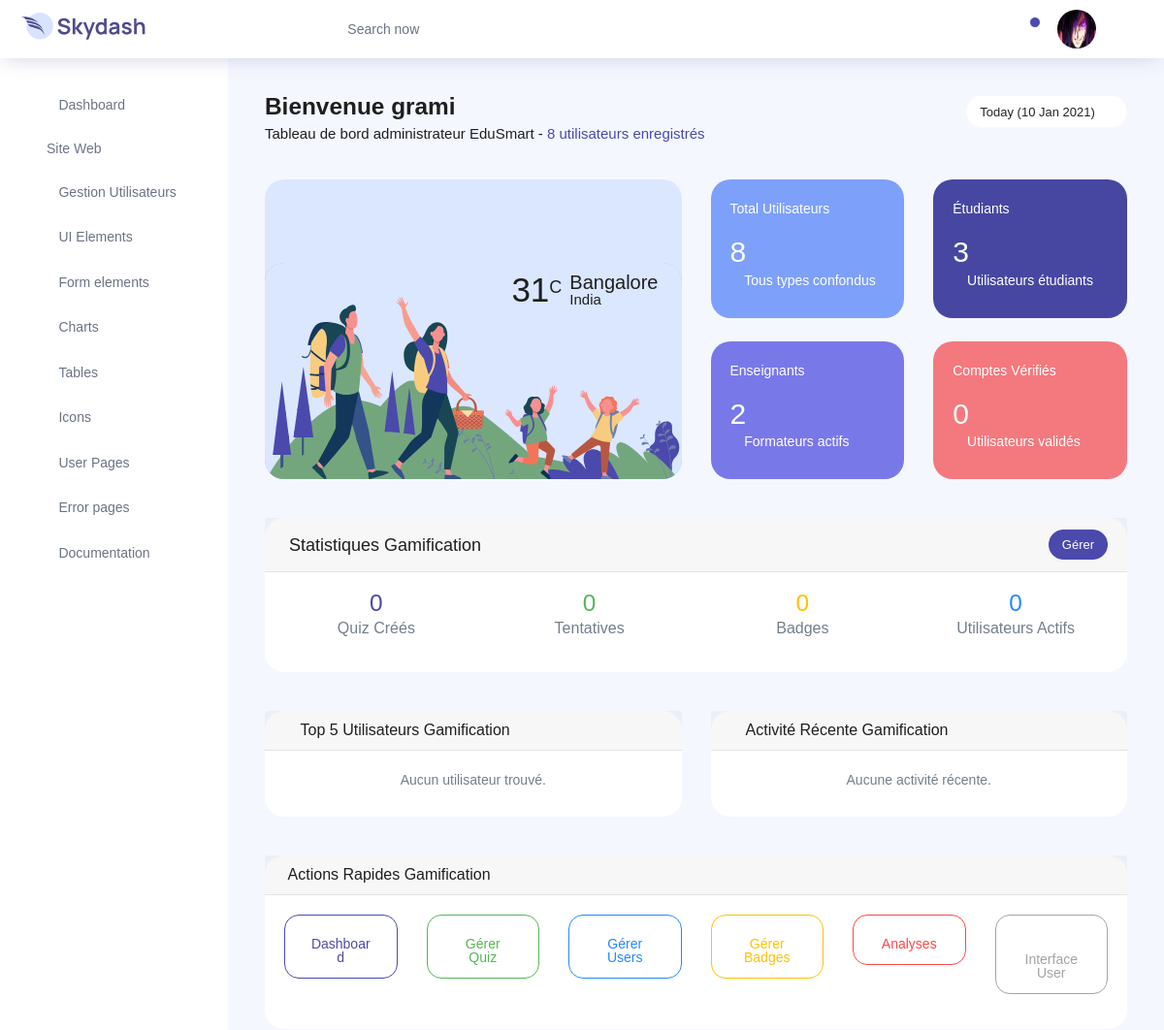
/dashboard/ (signed in, upper part), run on an earlier commit of the app's database.
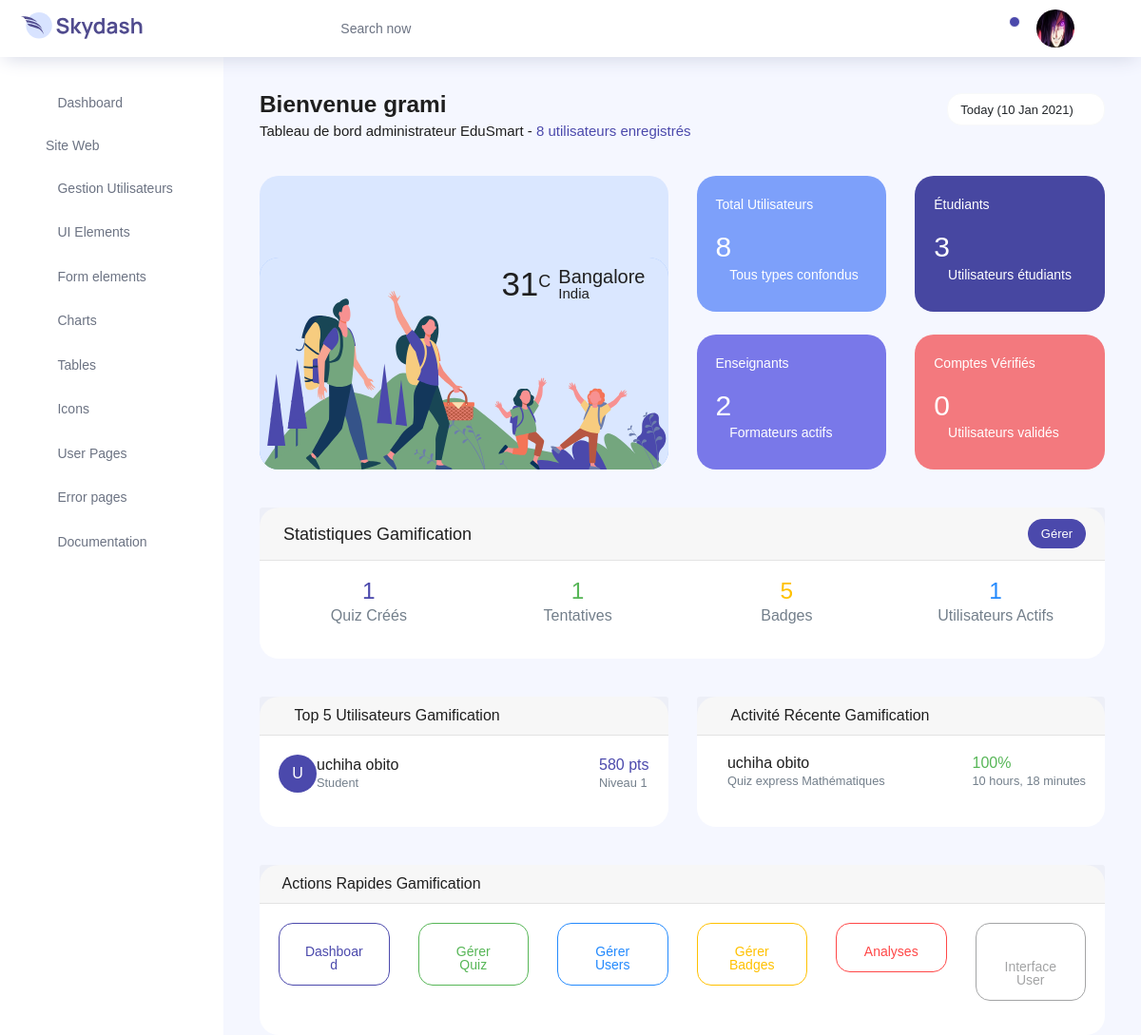
And on a later commit of the database.
### gamification/models.py (models this page shows, shortened)
class UserProfile(models.Model):
    user = models.OneToOneField(settings.AUTH_USER_MODEL, on_delete=models.CASCADE, related_name='gamification_profile', verbose_name='Utilisateur')
    total_points = models.IntegerField(default=0, verbose_name='Points totaux')
    experience_points = models.IntegerField(default=0, verbose_name='Points d\'expérience')
    level = models.IntegerField(default=1, verbose_name='Niveau')
    quizzes_completed = models.IntegerField(default=0, verbose_name='Quiz complétés')
    quizzes_passed = models.IntegerField(default=0, verbose_name='Quiz réussis')
    total_attempts = models.IntegerField(default=0, verbose_name='Total des tentatives')
    average_score = models.FloatField(default=0.0, verbose_name='Score moyen')
    current_streak = models.IntegerField(default=0, verbose_name='Série actuelle')
    longest_streak = models.IntegerField(default=0, verbose_name='Plus longue série')
    last_activity = models.DateTimeField(null=True, blank=True, verbose_name='Dernière activité')
    favorite_subjects = models.ManyToManyField(Subject, blank=True, verbose_name='Matières préférées')
    preferred_difficulty = models.ForeignKey(DifficultyLevel, on_delete=models.SET_NULL, null=True, blank=True, verbose_name='Difficulté préférée')
    created_at = models.DateTimeField(auto_now_add=True)
    updated_at = models.DateTimeField(auto_now=True)
    class Meta:
        verbose_name = 'Profil de gamification'
        verbose_name_plural = 'Profils de gamification'

class QuizAttempt(models.Model):
    STATUS_CHOICES = [
        ('in_progress', 'En cours'),
        ('completed', 'Terminé'),
        ('abandoned', 'Abandonné'),
        ('timeout', 'Temps écoulé'),
    ]
    student = models.ForeignKey(settings.AUTH_USER_MODEL, on_delete=models.CASCADE, related_name='quiz_attempts', verbose_name='Étudiant')
    quiz = models.ForeignKey(Quiz, on_delete=models.CASCADE, related_name='attempts', verbose_name='Quiz')
    score = models.FloatField(default=0.0, verbose_name='Score')
    percentage = models.FloatField(default=0.0, verbose_name='Pourcentage')
    points_earned = models.IntegerField(default=0, verbose_name='Points obtenus')
    experience_earned = models.IntegerField(default=0, verbose_name='Expérience obtenue')
    started_at = models.DateTimeField(auto_now_add=True, verbose_name='Commencé à')
    completed_at = models.DateTimeField(null=True, blank=True, verbose_name='Terminé à')
    time_taken = models.IntegerField(default=0, verbose_name='Temps pris (secondes)')
    status = models.CharField(max_length=15, choices=STATUS_CHOICES, default='in_progress', verbose_name='Statut')
    attempt_number = models.IntegerField(default=1, verbose_name='Numéro de tentative')
    answers = models.JSONField(default=dict, verbose_name='Réponses')
    class Meta:
        verbose_name = 'Tentative de quiz'
        verbose_name_plural = 'Tentatives de quiz'
        ordering = ['-started_at']
        unique_together = ['student', 'quiz', 'attempt_number']
    def is_passed(self):
        return self.percentage >= self.quiz.passing_score

class Quiz(models.Model):
    STATUS_CHOICES = [
        ('draft', 'Brouillon'),
        ('published', 'Publié'),
        ('archived', 'Archivé'),
    ]
    title = models.CharField(max_length=200, verbose_name='Titre')
    slug = models.SlugField(max_length=200, unique=True)
    subject = models.ForeignKey(Subject, on_delete=models.CASCADE, related_name='quizzes', verbose_name='Matière')
    difficulty = models.ForeignKey(DifficultyLevel, on_delete=models.CASCADE, related_name='quizzes', verbose_name='Difficulté')
    description = models.TextField(blank=True, verbose_name='Description')
    instructions = models.TextField(blank=True, verbose_name='Instructions')
    time_limit = models.IntegerField(default=30, verbose_name='Durée limite (minutes)')
    max_attempts = models.IntegerField(default=3, verbose_name='Nombre maximum de tentatives')
    passing_score = models.IntegerField(default=70, verbose_name='Score de réussite (%)')
    points_available = models.IntegerField(default=100, verbose_name='Points disponibles')
    experience_points = models.IntegerField(default=50, verbose_name='Points d\'expérience')
    is_ai_generated = models.BooleanField(default=True, verbose_name='Généré par IA')
    ai_prompt = models.TextField(blank=True, verbose_name='Prompt IA utilisé')
    ai_model_version = models.CharField(max_length=50, default='1.0', verbose_name='Version du modèle IA')
    status = models.CharField(max_length=10, choices=STATUS_CHOICES, default='draft', verbose_name='Statut')
    created_by = models.ForeignKey(settings.AUTH_USER_MODEL, on_delete=models.CASCADE, related_name='created_quizzes', verbose_name='Créé par')
    created_at = models.DateTimeField(auto_now_add=True, verbose_name='Créé le')
    updated_at = models.DateTimeField(auto_now=True, verbose_name='Modifié le')
    total_attempts = models.IntegerField(default=0, verbose_name='Total des tentatives')
    average_score = models.FloatField(default=0.0, verbose_name='Score moyen')
    class Meta:
        verbose_name = 'Quiz'
        verbose_name_plural = 'Quiz'
        ordering = ['-created_at']

### accounts/models.py (models this page shows, shortened)
class CustomUser(AbstractUser):
    USER_TYPE_CHOICES = [
        ('student', 'Étudiant'),
        ('teacher', 'Enseignant'),
        ('admin', 'Administrateur'),
    ]
    user_type = models.CharField(
        max_length=10,
        choices=USER_TYPE_CHOICES,
        default='student',
        verbose_name='Type d\'utilisateur'
    )
    phone_regex = RegexValidator(
        regex=r'^\+?1?\d{9,15}$',
        message="Le numéro de téléphone doit être au format: '+999999999'. Jusqu'à 15 chiffres autorisés."
    )
    phone_number = models.CharField(
        validators=[phone_regex],
        max_length=17,
        blank=True,
        verbose_name='Numéro de téléphone'
    )
    date_of_birth = models.DateField(
        null=True,
        blank=True,
        verbose_name='Date de naissance'
    )
    profile_picture = models.ImageField(
        upload_to='profile_pics/',
        blank=True,
        null=True,
        verbose_name='Photo de profil'
    )
    bio = models.TextField(
        max_length=500,
        blank=True,
        verbose_name='Biographie'
    )
    address = models.CharField(
        max_length=255,
        blank=True,
        verbose_name='Adresse'
    )
    city = models.CharField(
        max_length=100,
        blank=True,
        verbose_name='Ville'
    )
    country = models.CharField(
        max_length=100,
        blank=True,
        verbose_name='Pays'
    )
    is_verified = models.BooleanField(
        default=False,
        verbose_name='Compte vérifié'
    )
    created_at = models.DateTimeField(
        auto_now_add=True,
        verbose_name='Date de création'
    )
    updated_at = models.DateTimeField(
        auto_now=True,
        verbose_name='Dernière modification'
    )
    class Meta:
        verbose_name = 'Utilisateur'
        verbose_name_plural = 'Utilisateurs'
        ordering = ['-created_at']
    @property
    def full_name(self):
        return f"{self.first_name} {self.last_name}".strip()

### template_back/views.py (the view)
# urls.py: path('dashboard/', include('template_back.urls')),
@login_required
def dashboard(request):
    context = {
        'total_users': User.objects.count(),
        'students_count': User.objects.filter(user_type='student').count(),
        'teachers_count': User.objects.filter(user_type='teacher').count(),
        'admins_count': User.objects.filter(user_type='admin').count(),
        'verified_users': User.objects.filter(is_verified=True).count(),
        'recent_users': User.objects.order_by('-created_at')[:5],
        'current_user': request.user,
        'total_quizzes': Quiz.objects.count(),
        'total_attempts': QuizAttempt.objects.count(),
        'total_badges': Badge.objects.count(),
        'active_gamification_users': UserProfile.objects.filter(user__is_active=True).count(),
        'top_gamification_users': UserProfile.objects.order_by('-total_points')[:5],
        'recent_quiz_attempts': QuizAttempt.objects.select_related('student', 'quiz').order_by('-started_at')[:5],
    }
    return render(request, 'dashboard.html', context)

### template_back/templates/dashboard.html (shortened to what the changed rows need)
{% load static %}
<!DOCTYPE html>
<html lang="en">
<head>
  <link rel="stylesheet" href="{% static 'vendors/feather/feather.css' %}">
  <link rel="stylesheet" href="{% static 'vendors/ti-icons/css/themify-icons.css' %}">
  <link rel="stylesheet" href="{% static 'vendors/css/vendor.bundle.base.css' %}">
  <link rel="stylesheet" href="{% static 'vendors/datatables.net-bs4/dataTables.bootstrap4.css' %}">
  <link rel="stylesheet" href="{% static 'vendors/ti-icons/css/themify-icons.css' %}">
  <link rel="stylesheet" type="text/css" href="{% static 'js/select.dataTables.min.css' %}">
  <link rel="stylesheet" href="{% static 'css/vertical-layout-light/style.css' %}">
</head>
<body>
  <div class="container-scroller">
    <div class="container-fluid page-body-wrapper">
      <div class="main-panel">
        <div class="content-wrapper">
          <div class="row">
            <div class="col-md-6 grid-margin stretch-card">
              <div class="card tale-bg">
                <div class="card-people mt-auto">
                  <div class="weather-info">
                    <div class="d-flex">
                      <div>
                        <h2 class="mb-0 font-weight-normal"><i class="icon-sun mr-2"></i>31<sup>C</sup></h2>
                      </div>
                    </div>
                  </div>
                </div>
              </div>
            </div>
          </div>
          <div class="row">
            <div class="col-12 grid-margin">
              <div class="card">
                <div class="card-body">
                  <div class="row">
                    <div class="col-md-3 mb-3">
                      <div class="text-center">
                        <div class="h3 text-primary mb-1">{{ total_quizzes }}</div>
                        <div class="text-muted">Quiz Créés</div>
                      </div>
                    </div>
                    <div class="col-md-3 mb-3">
                      <div class="text-center">
                        <div class="h3 text-success mb-1">{{ total_attempts }}</div>
                        <div class="text-muted">Tentatives</div>
                      </div>
                    </div>
                    <div class="col-md-3 mb-3">
                      <div class="text-center">
                        <div class="h3 text-warning mb-1">{{ total_badges }}</div>
                        <div class="text-muted">Badges</div>
                      </div>
                    </div>
                    <div class="col-md-3 mb-3">
                      <div class="text-center">
                        <div class="h3 text-info mb-1">{{ active_gamification_users }}</div>
                        <div class="text-muted">Utilisateurs Actifs</div>
                      </div>
                    </div>
                  </div>
                </div>
              </div>
            </div>
          </div>
          <div class="row">
            <div class="col-lg-6 grid-margin stretch-card">
              <div class="card">
                <div class="card-body">
                  {% for profile in top_gamification_users %}
                  <div class="d-flex align-items-center mb-3">
                    <div class="me-3">
                      <div class="bg-primary text-white rounded-circle d-flex align-items-center justify-content-center" style="width: 40px; height: 40px;">
                        {{ profile.user.first_name.0|default:profile.user.username.0|upper }}
                      </div>
                    </div>
                    <div class="flex-grow-1">
                      <div class="fw-bold">{{ profile.user.get_full_name|default:profile.user.username }}</div>
                      <small class="text-muted">{{ profile.user.user_type|title }}</small>
                    </div>
                    <div class="text-end">
                      <div class="fw-bold text-primary">{{ profile.total_points }} pts</div>
                      <small class="text-muted">Niveau {{ profile.level }}</small>
                    </div>
                  </div>
                  {% empty %}
                  <p class="text-muted text-center">Aucun utilisateur trouvé.</p>
                  {% endfor %}
                </div>
              </div>
            </div>
            <div class="col-lg-6 grid-margin stretch-card">
              <div class="card">
                <div class="card-body">
                  {% for attempt in recent_quiz_attempts %}
                  <div class="d-flex align-items-center mb-3">
                    <div class="me-3">
                      <i class="icon-target text-success"></i>
                    </div>
                    <div class="flex-grow-1">
                      <div class="fw-bold">{{ attempt.student.get_full_name|default:attempt.student.username }}</div>
                      <small class="text-muted">{{ attempt.quiz.title }}</small>
                    </div>
                    <div class="text-end">
                      <div class="fw-bold {% if attempt.is_passed %}text-success{% else %}text-danger{% endif %}">
                        {{ attempt.percentage|floatformat:0 }}%
                      </div>
                      <small class="text-muted">{{ attempt.started_at|timesince }}</small>
                    </div>
                  </div>
                  {% empty %}
                  <p class="text-muted text-center">Aucune activité récente.</p>
                  {% endfor %}
                </div>
              </div>
            </div>
          </div>
        </div>
      </div>
    </div>
  </div>
</body>
</html>

What changed in the data, as far as the page shows it:
added UserProfile: user.first_name.0 "U", user.get_full_name "uchiha obito", user.user_type "Student", total_points "580", level "1"
added QuizAttempt: student.get_full_name "uchiha obito", quiz "Quiz express Mathématiques", percentage "100", started_at "10 hours, 18 minutes"
Also different on the page:
{{ total_quizzes }}: "0" → "1"
{{ total_attempts }}: "0" → "1"
{{ total_badges }}: "0" → "5"
{{ active_gamification_users }}: "0" → "1"
text no longer shown: "Aucun utilisateur trouvé. Aucune activité récente."
